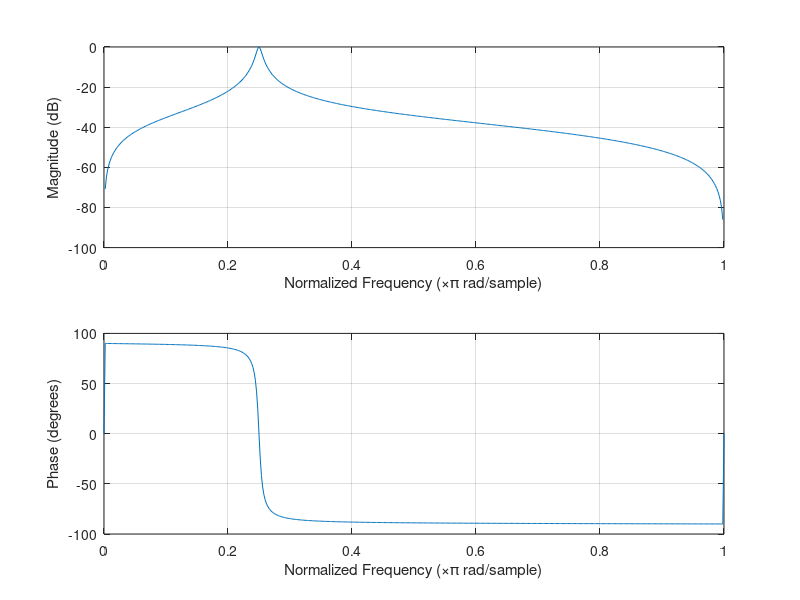

MATLAB code for this plot:
% IIR header test pgm
clear all
close all
clc

% at Fs=48kHz normalized F=1 at 24kHz

freq = 6000;
F = freq/24000;
BW = 0.035018;
[b,a] = butter(1,[F-F*(BW/2), F+F*(BW/2)] );

disp('low: ')
disp((F-F*(BW/2))*24000)

disp('high: ')
disp((F+F*(BW/2))*24000)

freqz(b,a)

a = -a ; % makes it easier to use an MAC
disp(' ')
fprintf('//Filter: frequency=%f \n',F(1))
fprintf('//Filter: BW=%f \n',BW(1))
sorder = 2;
scstr = 'IIR2_18bit_fixed filter(';

fprintf('%s \n',scstr); 
fprintf('     .audio_out (your_out), \n')
fprintf('     .audio_in (your_in), \n')
for i=1:length(b)
    if b(i)>=0
        fprintf('     .b%1d (18''sd%d), \n', i,fix(2^16*b(i)) ) ;
    else
        fprintf('     .b%1d (-18''sd%d), \n', i, fix(-2^16*b(i)) );
    end
end

for i=2:length(a)
    if a(i)>=0
        fprintf('     .a%1d (18''sd%d), \n', i, fix(2^16*a(i)) )
    else
        fprintf('     .a%1d (-18''sd%d), \n', i, fix(-2^16*a(i)) )
    end
end
fprintf('     .state_clk(CLOCK_50), \n');
fprintf('     .audio_input_ready(audio_input_ready), \n');
fprintf('     .reset(reset) \n');
fprintf(') ; //end filter \n');

disp(' ')